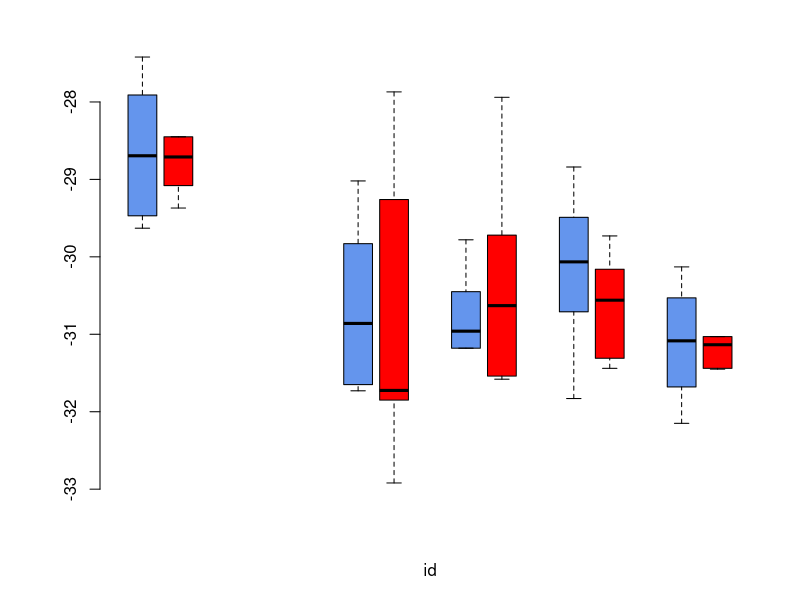

Write the R code that produced this figure. (Note: this script raises an error after producing the figure.)
phloem <- read.csv("data/phloem_c13.csv")
  phloem$chamber <- as.factor(phloem$chamber)

trtkey <- read.csv("data/temp_trt.csv")

#add warming treatments
phloem2 <- merge(phloem, trtkey)
  

#add monthly 
campaignassign <- function(x) {
  x$campaign <- as.factor(x$campaign)
  x$month <- ifelse(x$campaign == 1,"October", "missing")
  x$month <- ifelse(x$campaign == 2, "December",  x$month)
  x$month <- ifelse(x$campaign == 3, "January", x$month)
  x$month <- ifelse(x$campaign == 4, "February",  x$month)
  x$month <- ifelse(x$campaign == 5, "March", x$month)
  xmonth <- as.factor(x$month)
  
  x$id <- with(x, paste(month, temp, sep="-"))
  return(x)
}


phloem3 <- campaignassign(phloem2)
phloem3$id <- factor(phloem3$id, c("October-ambient", "October-elevated", "December-ambient", "December-elevated", 
                                   "January-ambient", "January-elevated", "February-ambient", "February-elevated",
                                   "March-ambient","March-elevated"))

monthlab <- c("October", "December", "January", "February", "March")
#bar plot by month and treatment

windows()
palette(c("cornflowerblue", "red"))
par(mar=c(5,5,2,2))
boxplot(d13C ~ id, data = phloem3, col=palette(), outline=FALSE,at=c(1,2, 7,8, 10,11, 13,14, 16:17), xaxt='n',
        ylab=expression(Phloem~{delta}^13*C~~('\211')))
 axis(1, at=c(1.5, 7.5, 10.5, 13.5, 16.5), labels=monthlab)
legend("bottomleft", c("Ambient", "Elevated"), pch=22, pt.bg=palette(),  bty='n', pt.cex=1.5)
dev.copy2pdf(file="deltaphloem.pdf")
dev.off()
